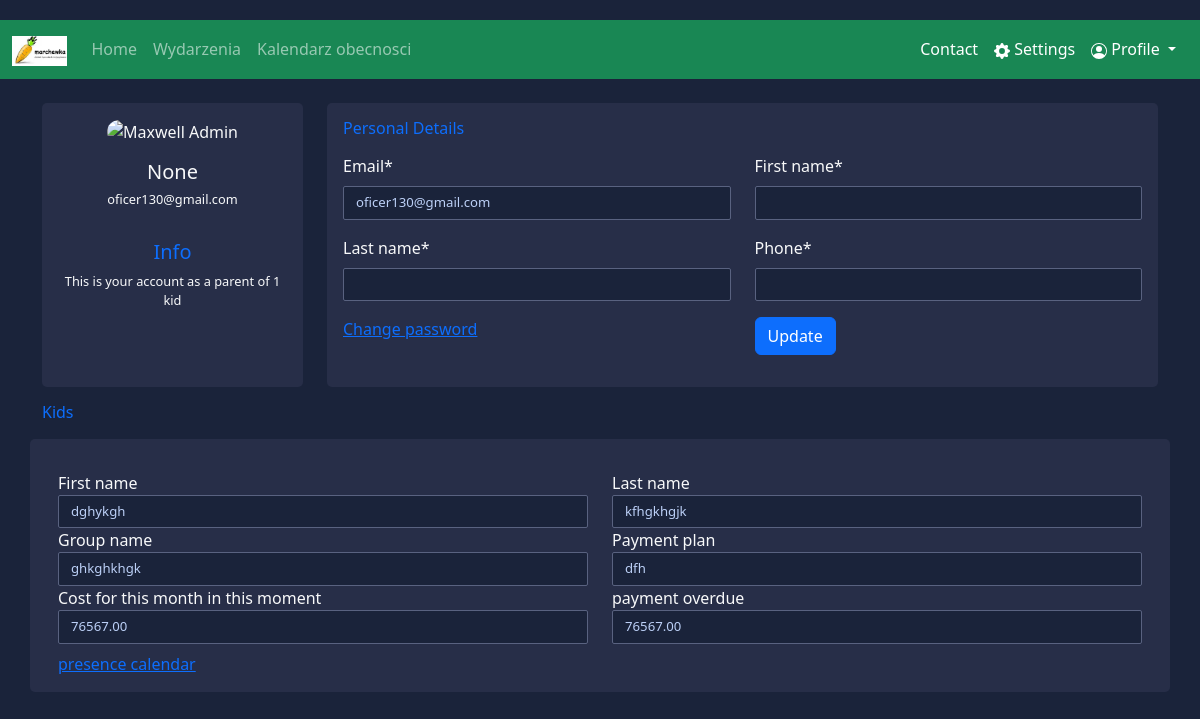
Page /parent/profile/ (signed in) on the earlier database version.
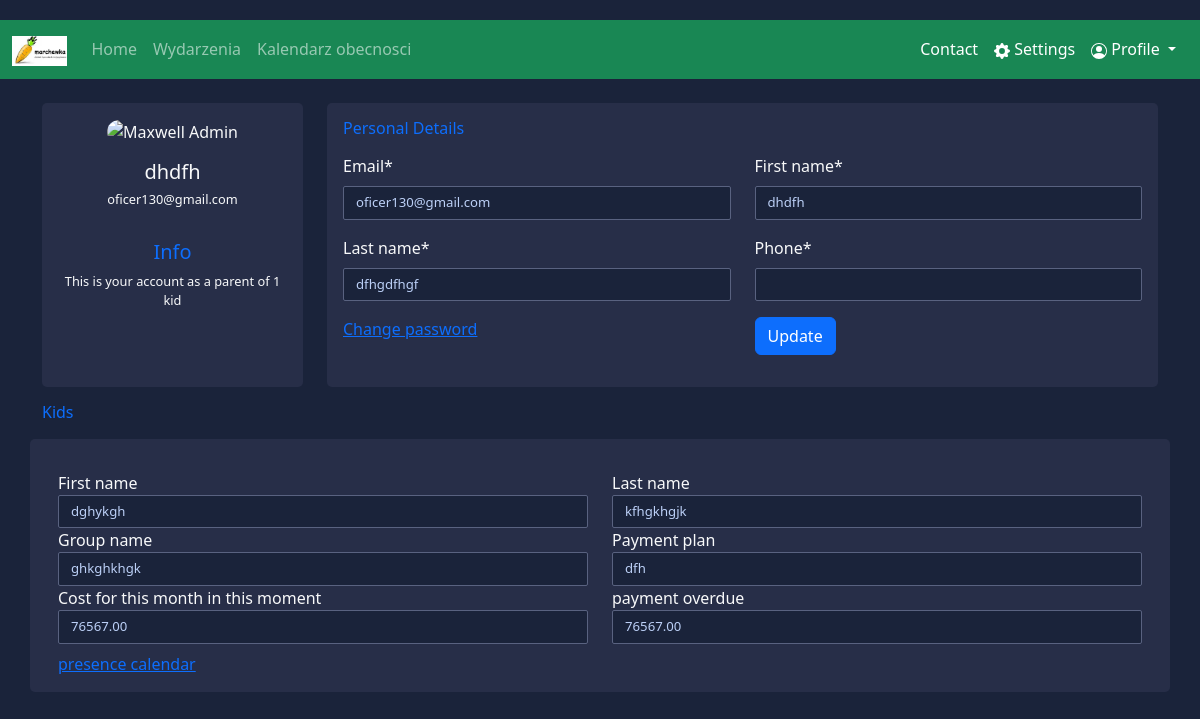
Same page on the later database version.
### parent/models.py (models this page shows, shortened)
class ParentA(models.Model):
    user = models.OneToOneField(User, on_delete=models.CASCADE)
    first_name = models.CharField(max_length=128, null=True)
    last_name = models.CharField(max_length=128, null=True)
    phone_regex = RegexValidator(regex=r'^\+?1?\d{9,15}$',
                                 message="Phone number must be entered in the format: '+999999999'. Up to 15 digits allowed.")
    phone = models.CharField(null=True, unique=True, max_length=17, validators=[phone_regex])
    class Meta:
        permissions = [
            ("is_parent", 'parent permission')
        ]

### accounts/models.py (models this page shows)
class User(AbstractBaseUser, PermissionsMixin):
    email = models.EmailField(db_index=True, unique=True, max_length=254)
    is_staff = models.BooleanField(default=False)
    is_active = models.BooleanField(default=True)
    is_superuser = models.BooleanField(default=False)
    objects = CustomUserManager()
    USERNAME_FIELD = 'email'
    REQUIRED_FIELDS = []
    class Meta:
        verbose_name = 'User'
        verbose_name_plural = 'Users'

### parent/views.py (the view, shortened to what this page needs)
# urls.py: path('parent/profile/', views.ParentProfileView.as_view(), name='parent_profile'),
class ParentProfileView(LoginRequiredMixin, View):
    def get(self, request):
        p_form = ParentUpdateForm(instance=request.user.parenta)
        u_form = UserUpdateForm(instance=request.user)
        parent_logged = ParentA.objects.get(user=request.user.id)
        parent_kids = parent_logged.kid_set.all()
        context = {
            'p_form': p_form,
            'u_form': u_form,
            'parent_logged': parent_logged,
            'parent_kids': parent_kids,
        }
        return render(request, 'parent_profile.html', context)

### parent/forms.py
class ParentUpdateForm(forms.ModelForm):
    class Meta:
        model = ParentA
        fields = ['first_name', 'last_name', 'phone']

class UserUpdateForm(forms.ModelForm):
    class Meta:
        model = User
        fields = ['email']

### parent/templates/parent_profile.html (shortened to what the changed rows need)
{% extends "base.html" %}
{% load crispy_forms_tags %}
{% load static %}
{% block content %}
    <link rel="stylesheet" href="{% static 'profile_page.css' %}">
    <form method="post" action="#">
        <div class="container mt-4">
            <div class="row gutters">
                <div class="col-xl-3 col-lg-3 col-md-12 col-sm-12 col-12">
                    <div class="card h-100">
                        <div class="card-body">
                            <div class="account-settings text-light">
                                <div class="user-profile">
                                    <div class="user-avatar">
                                        <img src="https://bootdey.com/img/Content/avatar/avatar1.png"
                                             alt="Maxwell Admin">
                                    </div>
                                    <h5 class="user-name">{{ parent_logged.first_name }}</h5>
                                    <h6 class="user-email">{{ parent_logged.user }}</h6>
                                </div>
                            </div>
                        </div>
                    </div>
                </div>
                <div class="col-xl-9 col-lg-9 col-md-12 col-sm-12 col-12">
                    <div class="card h-100">
                        <div class="card-body">
                            <div class="row gutters text-light">
                                <div class="col-xl-6 col-lg-6 col-md-6 col-sm-6 col-12">
                                    <div class="form-group">
                                        {{ p_form.first_name|as_crispy_field }}
                                    </div>
                                </div>
                                <div class="col-xl-6 col-lg-6 col-md-6 col-sm-6 col-12">
                                    <div class="form-group">
                                        {{ p_form.last_name|as_crispy_field }}
                                    </div>
                                </div>
                                <div class="col-xl-6 col-lg-6 col-md-6 col-sm-6 col-12">
                                    <div class="form-group">
                                        {{ p_form.phone|as_crispy_field }}
                                    </div>
                                </div>
                            </div>
                        </div>
                    </div>
                </div>
            </div>
        </div>
    </form>
{% endblock %}

Differences in the rows shown:
changed ParentA "oficer130@gmail.com": first_name "None" → "dhdfh"; first_name (not shown) → "dhdfh"; last_name (not shown) → "dfhgdfhgf"
